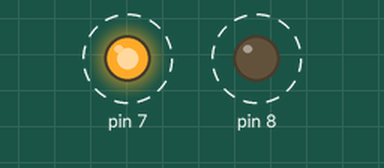
This sketch was run on a simulated Arduino Uno, built with avr-gcc and run on an emulated ATmega328P. Parts: output pins drawn as LEDs (lit = HIGH). Dashed ring = blinking.

Above: at 0.5 s.
Timing chart, 0 to 3.5 s (numbered marks = the images above):
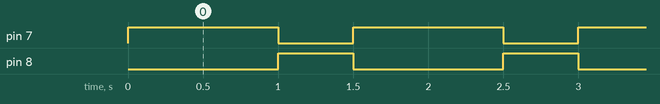

Measured:
- by itself, pin 7: alternates HIGH for 1.0 s and LOW for 0.50 s
- by itself, pin 8: alternates HIGH for 0.50 s and LOW for 1.0 s

The sketch:

Latihan_3.ino
```cpp
void setup() {
  // put your setup code here, to run once:
pinMode(7, OUTPUT);
pinMode(8, OUTPUT);
}

void loop() {
  // put your main code here, to run repeatedly:
digitalWrite(7, HIGH);
digitalWrite(8, LOW);
delay(1000);
digitalWrite(7, LOW);
digitalWrite(8, HIGH);
delay(500);
}
```
